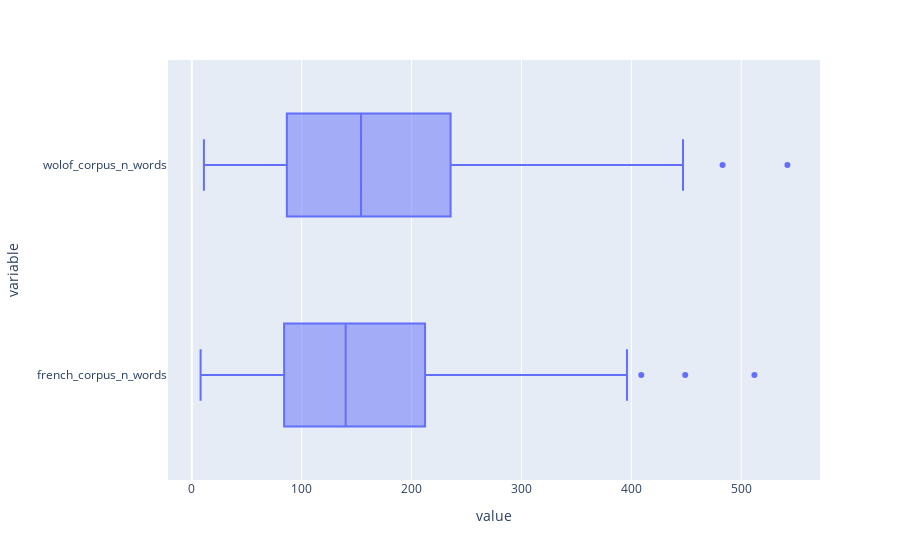

The code cell stored with this chart in its notebook:
### Markdown cell above
Let are consider now the length to be the number of words separated by spaces. We will plot directly the box plot.

### Code cell
px.box(data_frame=corpora, x = ["french_corpus_n_words", "wolof_corpus_n_words"])

### Figure 1 — Plotly figure (JSON) as saved in the notebook; plotly's stock layout.template omitted (floating-point values rounded to 4 significant figures; data arrays with more than 128 entries replaced by an {"elided": "..."} marker saying what was removed)
{"data": [{"alignmentgroup": "True", "hovertemplate": "value=%{x}<br>variable=%{y}<extra></extra>", "legendgroup": "", "marker": {"color": "#636efa"}, "name": "", "notched": false, "offsetgroup": "", "orientation": "h", "showlegend": false, "type": "box", "x": {"elided": "282 int values"}, "x0": " ", "xaxis": "x", "y": {"elided": "282 str values"}, "y0": " ", "yaxis": "y"}], "layout": {"boxmode": "group", "legend": {"tracegroupgap": 0}, "margin": {"t": 60}, "xaxis": {"anchor": "y", "domain": [0, 1], "title": {"text": "value"}}, "yaxis": {"anchor": "x", "domain": [0, 1], "title": {"text": "variable"}}}}
